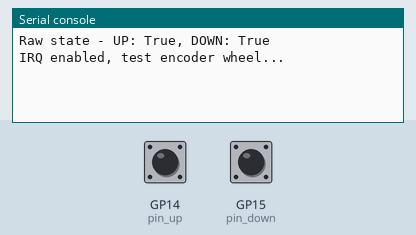
This program was run on a simulated Raspberry Pi Pico running MicroPython. On the bench: the last lines printed to the serial console. The test bench sets the inputs (shaded band); at power-on: GP14 (pin_up) HIGH, GP15 (pin_down) HIGH.

Above: at 1.2 s.
1.3 s: GP14 (pin_up) pulled LOW for 0.15 s
At 2.5 s:
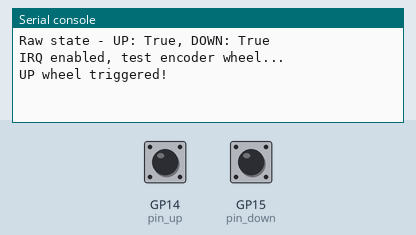
2.9 s: GP15 (pin_down) pulled LOW for 0.15 s
At 4.0 s:
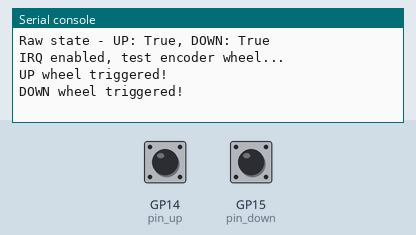

Measured:
- after the input at 1.3 s, the serial console: prints a new line at once (image 1)
- after the input at 2.9 s, the serial console: prints a new line at once (image 2)

The program:

main.py
```python
# Python env   : MicroPython v1.23.0 on Raspberry Pi Pico
# -*- coding: utf-8 -*-
# @Time    : 2026/3/06
# @Author  : hogeiha
# @File    : main.py
# @Description : 拨轮开关库函数（适配Raspberry Pi Pico）

# ======================================== 导入相关模块 ========================================

import time
from encoder_wheel_switch import EncoderWheelSwitch

# ======================================== 全局变量 ============================================

# ======================================== 功能函数 ============================================


# 测试回调函数
def on_up_trigger():
    print("UP wheel triggered!")


def on_down_trigger():
    print("DOWN wheel triggered!")


# ======================================== 自定义类 ============================================


# ======================================== 初始化配置 ==========================================

# 初始化拨轮开关（示例引脚：UP=16，DOWN=17，空闲高电平，消抖20ms）
encoder = EncoderWheelSwitch(
    pin_up=14, pin_down=15, debounce_ms=20, idle_state=EncoderWheelSwitch.high, callback_up=on_up_trigger, callback_down=on_down_trigger
)

# 读取原始状态
raw_state = encoder.get_raw_state()
print(f"Raw state - UP: {raw_state[0]}, DOWN: {raw_state[1]}")

# 开启中断
if encoder.enable_irq():
    print("IRQ enabled, test encoder wheel...")
else:
    print("IRQ enable failed!")

# ========================================  主程序  ============================================

# 保持程序运行
try:
    while True:
        time.sleep(0.1)
except KeyboardInterrupt:
    # 关闭中断
    encoder.disable_irq()
    print("\nProgram exited, IRQ disabled")
```

encoder_wheel_switch.py
```python
# Python env   : MicroPython v1.23.0 on Raspberry Pi Pico
# -*- coding: utf-8 -*-
# @Time    : 2025/4/18
# @Author  : hogeiha
# @File    : encoder_wheel_switch.py
# @Description : 拨轮开关库函数（适配Raspberry Pi Pico）

__version__ = "0.1.0"
__author__ = "hogeiha"
__license__ = "MIT"
__platform__ = "MicroPython v1.23"

# ======================================== 导入相关模块 =========================================

from machine import Pin, Timer

# ======================================== 全局变量 ============================================

# ======================================== 功能函数 ============================================

# ======================================== 自定义类 ============================================


class EncoderWheelSwitch:
    """
        EncoderWheelSwitch 类用于控制拨轮开关（UP/DOWN双引脚），支持防抖、中断触发、状态读取

        Attributes:
            pin_up: UP信号GPIO引脚编号
            pin_down: DOWN信号GPIO引脚编号
            debounce_ms: 消抖时间（默认20ms）
            idle_state: 空闲状态电平（high=1，low=0，默认high）

        Methods:
            __init__(self, pin_up: int, pin_down: int, debounce_ms: int = 20, idle_state: int = 1,
                     callback_up: callable = None, callback_down: callable = None):
                初始化拨轮开关实例，配置引脚、消抖时间、空闲电平、触发回调
            get_raw_state(self) -> tuple[bool, bool]:
                读取UP/DOWN引脚原始电平状态，返回(UP电平, DOWN电平)
            enable_irq(self) -> bool:
                开启UP/DOWN引脚中断（双边缘触发），返回开启是否成功
            disable_irq(self) -> bool:
                关闭UP/DOWN引脚中断，停止防抖定时器，返回关闭是否成功

    ==========================================
        EncoderWheelSwitch Class is used to control encoder wheel switch (UP/DOWN dual pins),
        supporting debounce, interrupt trigger and state reading.

        Attributes:
            pin_up: GPIO pin number for UP signal
            pin_down: GPIO pin number for DOWN signal
            debounce_ms: Debounce time (default 20ms)
            idle_state: Idle state level (high=1, low=0, default high)

        Methods:
            __init__(self, pin_up: int, pin_down: int, debounce_ms: int = 20, idle_state: int = 1,
                     callback_up: callable = None, callback_down: callable = None):
                Initialize encoder wheel switch instance, configure pins, debounce time, idle level and trigger callbacks
            get_raw_state(self) -> tuple[bool, bool]:
                Read raw level state of UP/DOWN pins, return (UP level, DOWN level)
            enable_irq(self) -> bool:
                Enable UP/DOWN pin interrupt (double edge trigger), return whether enabled successfully
            disable_irq(self) -> bool:
                Disable UP/DOWN pin interrupt, stop debounce timer, return whether disabled successfully
    """

    high, low = (1, 0)

    def __init__(
        self, pin_up: int, pin_down: int, debounce_ms: int = 20, idle_state: int = 1, callback_up: callable = None, callback_down: callable = None
    ):
        """
        初始化拨轮开关实例

        该实例用于控制双引脚拨轮开关，支持防抖和中断触发回调

        Args:
            pin_up (int): UP信号GPIO引脚编号
            pin_down (int): DOWN信号GPIO引脚编号
            debounce_ms (int): 消抖时间（默认20ms，范围1-100ms）
            idle_state (int): 空闲状态电平（high=1，low=0，默认high）
            callback_up (callable): UP引脚触发回调函数（无参数）
            callback_down (callable): DOWN引脚触发回调函数（无参数）

        Returns:
            None: 此方法无返回值

        Raises:
            None: 该方法不抛出异常，仅打印参数错误提示
        =====================================
        Initialize EncoderWheelSwitch instance

        This instance is used to control dual-pin encoder wheel switch, supporting debounce and interrupt trigger callbacks

        Args:
            pin_up (int): GPIO pin number for UP signal
            pin_down (int): GPIO pin number for DOWN signal
            debounce_ms (int): Debounce time (default 20ms, range 1-100ms)
            idle_state (int): Idle state level (high=1, low=0, default high)
            callback_up (callable): Callback function triggered by UP pin (no parameters)
            callback_down (callable): Callback function triggered by DOWN pin (no parameters)

        Returns:
            None: This method returns no value

        Raises:
            None: This method does not raise exceptions, only prints parameter error prompts
        """
        # 参数合法性校验
        if not isinstance(pin_up, int) or not isinstance(pin_down, int):
            print("pin_up and pin_down must be integer!")
            return
        if idle_state not in (self.high, self.low):
            print("idle_state must be high(1) or low(0)!")
            return
        if not isinstance(debounce_ms, int) or debounce_ms < 1 or debounce_ms > 100:
            print("debounce_ms must be integer between 1 and 100!")
            return

        # 基础参数初始化
        self.pin_up_num = pin_up
        self.pin_down_num = pin_down
        self.debounce_ms = debounce_ms
        self.idle_state = idle_state
        self.callback_up = callback_up
        self.callback_down = callback_down

        # 配置引脚（根据空闲状态设置上拉/下拉）
        pull = Pin.PULL_UP if idle_state == self.high else Pin.PULL_DOWN
        self.pin_up = Pin(pin_up, Pin.IN, pull)
        self.pin_down = Pin(pin_down, Pin.IN, pull)

        # 记录引脚稳定状态
        self.last_up_state = self.pin_up.value()
        self.last_down_state = self.pin_down.value()

        # 防抖定时器（虚拟定时器）
        self.debounce_timer_up = None
        self.debounce_timer_down = None

        # 中断启用标记
        self.irq_enabled = False

    def get_raw_state(self) -> tuple[bool, bool]:
        """
        读取UP/DOWN引脚原始电平状态

        Args:
            None: 无参数

        Returns:
            tuple[bool, bool]: (UP电平状态, DOWN电平状态)，True=高电平，False=低电平
        =====================================
        Read raw level state of UP/DOWN pins

        Args:
            None: No parameters

        Returns:
            tuple[bool, bool]: (UP level state, DOWN level state), True=high level, False=low level
        """
        up_state = bool(self.pin_up.value())
        down_state = bool(self.pin_down.value())
        return (up_state, down_state)

    def _debounce_handler_up(self, timer):
        """
        UP引脚防抖处理函数（定时器回调）
        =====================================
        UP pin debounce handler (timer callback)
        """
        current_state = self.pin_up.value()
        # 状态变化且非空闲状态时触发回调
        if current_state != self.last_up_state:
            if current_state != self.idle_state and self.callback_up:
                self.callback_up()
            self.last_up_state = current_state
        self.debounce_timer_up = None

    def _debounce_handler_down(self, timer):
        """
        DOWN引脚防抖处理函数（定时器回调）
        =====================================
        DOWN pin debounce handler (timer callback)
        """
        current_state = self.pin_down.value()
        # 状态变化且非空闲状态时触发回调
        if current_state != self.last_down_state:
            if current_state != self.idle_state and self.callback_down:
                self.callback_down()
            self.last_down_state = current_state
        self.debounce_timer_down = None

    def _irq_handler_up(self, pin):
        """
        UP引脚中断处理函数（触发防抖定时器）
        =====================================
        UP pin interrupt handler (trigger debounce timer)
        """
        if self.debounce_timer_up:
            self.debounce_timer_up.deinit()
        self.debounce_timer_up = Timer(-1)
        self.debounce_timer_up.init(period=self.debounce_ms, mode=Timer.ONE_SHOT, callback=self._debounce_handler_up)

    def _irq_handler_down(self, pin):
        """
        DOWN引脚中断处理函数（触发防抖定时器）
        =====================================
        DOWN pin interrupt handler (trigger debounce timer)
        """
        if self.debounce_timer_down:
            self.debounce_timer_down.deinit()
        self.debounce_timer_down = Timer(-1)
        self.debounce_timer_down.init(period=self.debounce_ms, mode=Timer.ONE_SHOT, callback=self._debounce_handler_down)

    def enable_irq(self) -> bool:
        """
        开启UP/DOWN引脚外部中断（双边缘触发）

        Returns:
            bool: 中断开启是否成功
        =====================================
        Enable UP/DOWN pin external interrupt (double edge trigger)

        Returns:
            bool: Whether interrupt is enabled successfully
        """
        try:
            # 配置双边缘触发中断
            self.pin_up.irq(trigger=Pin.IRQ_RISING | Pin.IRQ_FALLING, handler=self._irq_handler_up)
            self.pin_down.irq(trigger=Pin.IRQ_RISING | Pin.IRQ_FALLING, handler=self._irq_handler_down)
            self.irq_enabled = True
            return True
        except Exception as e:
            print(f"Enable IRQ failed: {e}")
            return False

    def disable_irq(self) -> bool:
        """
        关闭UP/DOWN引脚外部中断，停止防抖定时器

        Returns:
            bool: 中断关闭是否成功
        =====================================
        Disable UP/DOWN pin external interrupt, stop debounce timer

        Returns:
            bool: Whether interrupt is disabled successfully
        """
        try:
            # 停止防抖定时器
            if self.debounce_timer_up:
                self.debounce_timer_up.deinit()
                self.debounce_timer_up = None
            if self.debounce_timer_down:
                self.debounce_timer_down.deinit()
                self.debounce_timer_down = None

            # 关闭中断
            if self.irq_enabled:
                self.pin_up.irq(handler=None)
                self.pin_down.irq(handler=None)
                self.irq_enabled = False
            return True
        except Exception as e:
            print(f"Disable IRQ failed: {e}")
            return False


# ======================================== 初始化配置 ==========================================

# ========================================  主程序  ===========================================
```
